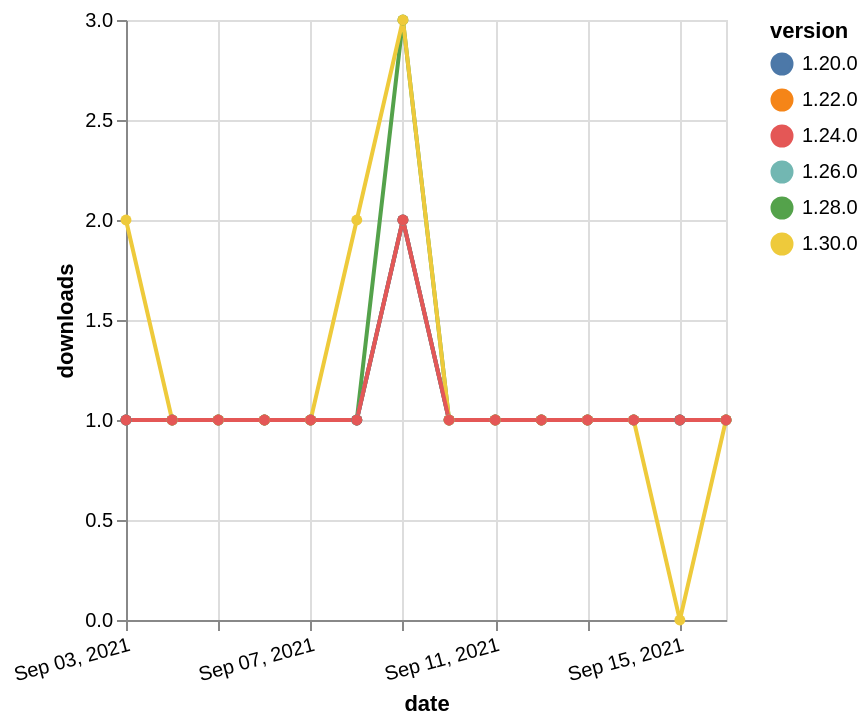

Specify this chart in Vega-Lite:
### Vega-Lite specification from a JSON file in a GitHub repository (floating-point values rounded to 4 significant figures)
{"$schema": "https://vega.github.io/schema/vega-lite/v5.json", "description": "A simple bar chart with embedded data.", "data": {"values": [{"date": "2021-09-03", "total": 201, "delta": 1, "version": "1.22.0"}, {"date": "2021-09-04", "total": 202, "delta": 1, "version": "1.22.0"}, {"date": "2021-09-05", "total": 203, "delta": 1, "version": "1.22.0"}, {"date": "2021-09-06", "total": 204, "delta": 1, "version": "1.22.0"}, {"date": "2021-09-07", "total": 205, "delta": 1, "version": "1.22.0"}, {"date": "2021-09-08", "total": 206, "delta": 1, "version": "1.22.0"}, {"date": "2021-09-09", "total": 208, "delta": 2, "version": "1.22.0"}, {"date": "2021-09-10", "total": 209, "delta": 1, "version": "1.22.0"}, {"date": "2021-09-11", "total": 210, "delta": 1, "version": "1.22.0"}, {"date": "2021-09-12", "total": 211, "delta": 1, "version": "1.22.0"}, {"date": "2021-09-13", "total": 212, "delta": 1, "version": "1.22.0"}, {"date": "2021-09-14", "total": 213, "delta": 1, "version": "1.22.0"}, {"date": "2021-09-15", "total": 214, "delta": 1, "version": "1.22.0"}, {"date": "2021-09-16", "total": 215, "delta": 1, "version": "1.22.0"}, {"date": "2021-09-03", "total": 194, "delta": 1, "version": "1.28.0"}, {"date": "2021-09-04", "total": 195, "delta": 1, "version": "1.28.0"}, {"date": "2021-09-05", "total": 196, "delta": 1, "version": "1.28.0"}, {"date": "2021-09-06", "total": 197, "delta": 1, "version": "1.28.0"}, {"date": "2021-09-07", "total": 198, "delta": 1, "version": "1.28.0"}, {"date": "2021-09-08", "total": 199, "delta": 1, "version": "1.28.0"}, {"date": "2021-09-09", "total": 202, "delta": 3, "version": "1.28.0"}, {"date": "2021-09-10", "total": 203, "delta": 1, "version": "1.28.0"}, {"date": "2021-09-11", "total": 204, "delta": 1, "version": "1.28.0"}, {"date": "2021-09-12", "total": 205, "delta": 1, "version": "1.28.0"}, {"date": "2021-09-13", "total": 206, "delta": 1, "version": "1.28.0"}, {"date": "2021-09-14", "total": 207, "delta": 1, "version": "1.28.0"}, {"date": "2021-09-15", "total": 208, "delta": 1, "version": "1.28.0"}, {"date": "2021-09-16", "total": 209, "delta": 1, "version": "1.28.0"}, {"date": "2021-09-03", "total": 168, "delta": 1, "version": "1.26.0"}, {"date": "2021-09-04", "total": 169, "delta": 1, "version": "1.26.0"}, {"date": "2021-09-05", "total": 170, "delta": 1, "version": "1.26.0"}, {"date": "2021-09-06", "total": 171, "delta": 1, "version": "1.26.0"}, {"date": "2021-09-07", "total": 172, "delta": 1, "version": "1.26.0"}, {"date": "2021-09-08", "total": 173, "delta": 1, "version": "1.26.0"}, {"date": "2021-09-09", "total": 175, "delta": 2, "version": "1.26.0"}, {"date": "2021-09-10", "total": 176, "delta": 1, "version": "1.26.0"}, {"date": "2021-09-11", "total": 177, "delta": 1, "version": "1.26.0"}, {"date": "2021-09-12", "total": 178, "delta": 1, "version": "1.26.0"}, {"date": "2021-09-13", "total": 179, "delta": 1, "version": "1.26.0"}, {"date": "2021-09-14", "total": 180, "delta": 1, "version": "1.26.0"}, {"date": "2021-09-15", "total": 181, "delta": 1, "version": "1.26.0"}, {"date": "2021-09-16", "total": 182, "delta": 1, "version": "1.26.0"}, {"date": "2021-09-03", "total": 256, "delta": 1, "version": "1.20.0"}, {"date": "2021-09-04", "total": 257, "delta": 1, "version": "1.20.0"}, {"date": "2021-09-05", "total": 258, "delta": 1, "version": "1.20.0"}, {"date": "2021-09-06", "total": 259, "delta": 1, "version": "1.20.0"}, {"date": "2021-09-07", "total": 260, "delta": 1, "version": "1.20.0"}, {"date": "2021-09-08", "total": 261, "delta": 1, "version": "1.20.0"}, {"date": "2021-09-09", "total": 263, "delta": 2, "version": "1.20.0"}, {"date": "2021-09-10", "total": 264, "delta": 1, "version": "1.20.0"}, {"date": "2021-09-11", "total": 265, "delta": 1, "version": "1.20.0"}, {"date": "2021-09-12", "total": 266, "delta": 1, "version": "1.20.0"}, {"date": "2021-09-13", "total": 267, "delta": 1, "version": "1.20.0"}, {"date": "2021-09-14", "total": 268, "delta": 1, "version": "1.20.0"}, {"date": "2021-09-15", "total": 269, "delta": 1, "version": "1.20.0"}, {"date": "2021-09-16", "total": 270, "delta": 1, "version": "1.20.0"}, {"date": "2021-09-03", "total": 127, "delta": 2, "version": "1.30.0"}, {"date": "2021-09-04", "total": 128, "delta": 1, "version": "1.30.0"}, {"date": "2021-09-05", "total": 129, "delta": 1, "version": "1.30.0"}, {"date": "2021-09-06", "total": 130, "delta": 1, "version": "1.30.0"}, {"date": "2021-09-07", "total": 131, "delta": 1, "version": "1.30.0"}, {"date": "2021-09-08", "total": 133, "delta": 2, "version": "1.30.0"}, {"date": "2021-09-09", "total": 136, "delta": 3, "version": "1.30.0"}, {"date": "2021-09-10", "total": 137, "delta": 1, "version": "1.30.0"}, {"date": "2021-09-11", "total": 138, "delta": 1, "version": "1.30.0"}, {"date": "2021-09-12", "total": 139, "delta": 1, "version": "1.30.0"}, {"date": "2021-09-13", "total": 140, "delta": 1, "version": "1.30.0"}, {"date": "2021-09-14", "total": 141, "delta": 1, "version": "1.30.0"}, {"date": "2021-09-15", "total": 141, "delta": 0, "version": "1.30.0"}, {"date": "2021-09-16", "total": 142, "delta": 1, "version": "1.30.0"}, {"date": "2021-09-03", "total": 192, "delta": 1, "version": "1.24.0"}, {"date": "2021-09-04", "total": 193, "delta": 1, "version": "1.24.0"}, {"date": "2021-09-05", "total": 194, "delta": 1, "version": "1.24.0"}, {"date": "2021-09-06", "total": 195, "delta": 1, "version": "1.24.0"}, {"date": "2021-09-07", "total": 196, "delta": 1, "version": "1.24.0"}, {"date": "2021-09-08", "total": 197, "delta": 1, "version": "1.24.0"}, {"date": "2021-09-09", "total": 199, "delta": 2, "version": "1.24.0"}, {"date": "2021-09-10", "total": 200, "delta": 1, "version": "1.24.0"}, {"date": "2021-09-11", "total": 201, "delta": 1, "version": "1.24.0"}, {"date": "2021-09-12", "total": 202, "delta": 1, "version": "1.24.0"}, {"date": "2021-09-13", "total": 203, "delta": 1, "version": "1.24.0"}, {"date": "2021-09-14", "total": 204, "delta": 1, "version": "1.24.0"}, {"date": "2021-09-15", "total": 205, "delta": 1, "version": "1.24.0"}, {"date": "2021-09-16", "total": 206, "delta": 1, "version": "1.24.0"}]}, "width": "container", "mark": {"type": "line", "point": {"filled": true}}, "encoding": {"x": {"field": "date", "type": "temporal", "timeUnit": "yearmonthdate", "title": "date", "axis": {"labelAngle": -15}}, "y": {"field": "delta", "type": "quantitative", "title": "downloads"}, "color": {"field": "version", "type": "nominal"}, "tooltip": {"field": "delta"}}}
